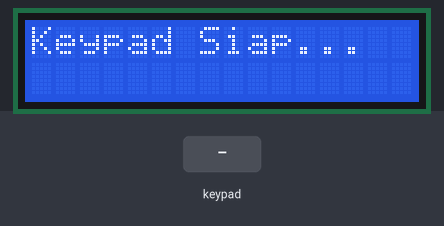
A sketch run on a simulated ESP32. On the bench: 16×2 character LCD. Inputs (shaded band) come from the test bench. What the sketch prints to the serial monitor is not drawn.

Above: at 1.2 s.
1.3 s: keypad keys 1 3 1 2 1 4 2 7 # pressed 0.4 s apart
At 5.6 s:
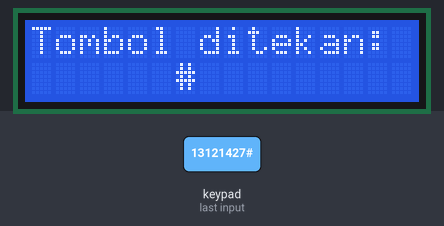
6.4 s: key 'A' pressed
At 7.1 s:
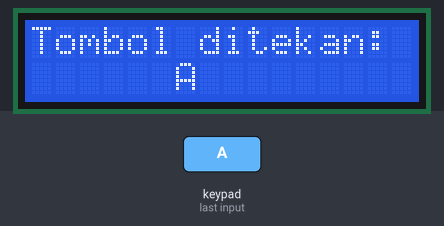
7.9 s: key 'B' pressed
At 8.4 s:
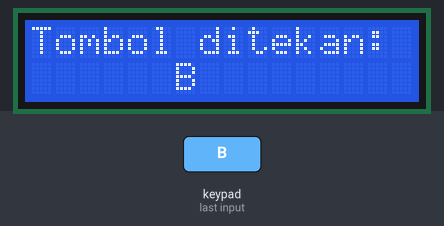
9.4 s: keypad keys 1 3 1 2 1 4 2 7 * pressed 0.4 s apart
At 13.0 s:
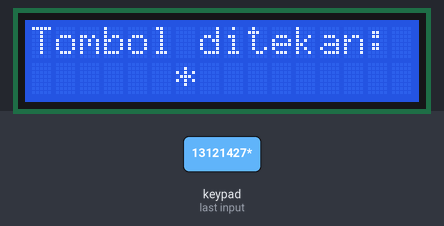
14.5 s: key 'C' pressed
At 15.7 s:
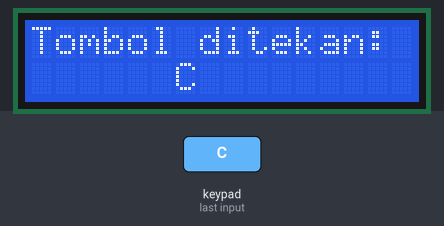
16.0 s: keypad keys 1 3 1 2 1 4 2 7 D pressed 0.4 s apart
At 16.22 s:
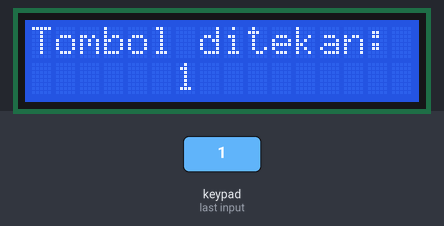
Timing chart, 0 to 19.0 s (numbered marks = the images above; inputs shaded):
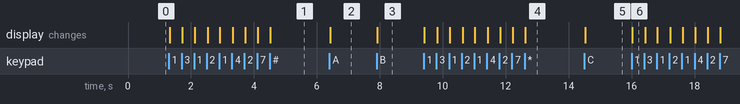

The sketch:

keypad_esp32_lcd.ino
```cpp
#include <Keypad.h>
#include <Wire.h>
#include <LiquidCrystal_I2C.h>

// Inisialisasi LCD: alamat I2C 0x27, ukuran 16x2
LiquidCrystal_I2C lcd(0x27, 16, 2);

// Konfigurasi keypad
const byte ROWS = 4;
const byte COLS = 4;
char keys[ROWS][COLS] = {
  {'1','2','3','A'},
  {'4','5','6','B'},
  {'7','8','9','C'},
  {'*','0','#','D'}
};

// Ganti dengan pin milik Anda
byte rowPins[ROWS] = {13, 12, 14, 27};
byte colPins[COLS] = {26, 25, 33, 32};

Keypad keypad = Keypad(makeKeymap(keys), rowPins, colPins, ROWS, COLS);

void setup() {
  Serial.begin(115200);

  // Inisialisasi LCD
  lcd.init();       // untuk library LiquidCrystal_I2C
  lcd.backlight();  // nyalakan backlight
  lcd.clear();
  lcd.setCursor(0, 0);
  lcd.print("Keypad Siap...");

  Serial.println("Keypad dan LCD siap...");
}

void loop() {
  char key = keypad.getKey();

  if (key) {
    Serial.print("Tombol ditekan: ");
    Serial.println(key);

    // Tampilkan ke LCD
    lcd.clear();
    lcd.setCursor(0, 0);
    lcd.print("Tombol ditekan:");
    lcd.setCursor(6, 1);  // tampil di tengah baris bawah
    lcd.print(key);
  }
}
```

Measured:
- after the input at 1.3 s, the display: first changes at once (image 1 shows a later state)
- after the input at 6.4 s, the display: changes at once (image 2)
- after the input at 7.9 s, the display: changes at once (image 3)
- after the input at 9.4 s, the display: first changes at once (image 4 shows a later state)
- after the input at 14.5 s, the display: changes at once (image 5)
- after the input at 16.0 s, the display: changes at once (image 6)
